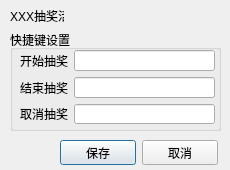
<?xml version="1.0" encoding="UTF-8"?>
<ui version="4.0">
 <class>DialogKeyboard</class>
 <widget class="QDialog" name="DialogKeyboard">
  <property name="geometry">
   <rect>
    <x>0</x>
    <y>0</y>
    <width>230</width>
    <height>170</height>
   </rect>
  </property>
  <property name="windowTitle">
   <string>Dialog</string>
  </property>
  <widget class="QLabel" name="label">
   <property name="geometry">
    <rect>
     <x>10</x>
     <y>10</y>
     <width>54</width>
     <height>12</height>
    </rect>
   </property>
   <property name="text">
    <string>XXX抽奖活动</string>
   </property>
  </widget>
  <widget class="QGroupBox" name="groupBox">
   <property name="geometry">
    <rect>
     <x>10</x>
     <y>30</y>
     <width>211</width>
     <height>101</height>
    </rect>
   </property>
   <property name="title">
    <string>快捷键设置</string>
   </property>
   <widget class="QWidget" name="">
    <property name="geometry">
     <rect>
      <x>10</x>
      <y>20</y>
      <width>195</width>
      <height>74</height>
     </rect>
    </property>
    <layout class="QGridLayout" name="gridLayout">
     <item row="0" column="0">
      <widget class="QLabel" name="label_2">
       <property name="text">
        <string>开始抽奖</string>
       </property>
      </widget>
     </item>
     <item row="0" column="1">
      <widget class="QLineEdit" name="lineEdit"/>
     </item>
     <item row="1" column="0">
      <widget class="QLabel" name="label_3">
       <property name="text">
        <string>结束抽奖</string>
       </property>
      </widget>
     </item>
     <item row="1" column="1">
      <widget class="QLineEdit" name="lineEdit_2"/>
     </item>
     <item row="2" column="0">
      <widget class="QLabel" name="label_4">
       <property name="text">
        <string>取消抽奖</string>
       </property>
      </widget>
     </item>
     <item row="2" column="1">
      <widget class="QLineEdit" name="lineEdit_3"/>
     </item>
    </layout>
   </widget>
  </widget>
  <widget class="QWidget" name="">
   <property name="geometry">
    <rect>
     <x>60</x>
     <y>140</y>
     <width>158</width>
     <height>25</height>
    </rect>
   </property>
   <layout class="QHBoxLayout" name="horizontalLayout">
    <item>
     <widget class="QPushButton" name="pushButton">
      <property name="text">
       <string>保存</string>
      </property>
     </widget>
    </item>
    <item>
     <widget class="QPushButton" name="pushButton_2">
      <property name="text">
       <string>取消</string>
      </property>
     </widget>
    </item>
   </layout>
  </widget>
  <zorder>groupBox</zorder>
  <zorder>label</zorder>
  <zorder>pushButton</zorder>
  <zorder>pushButton_2</zorder>
 </widget>
 <resources/>
 <connections/>
</ui>
